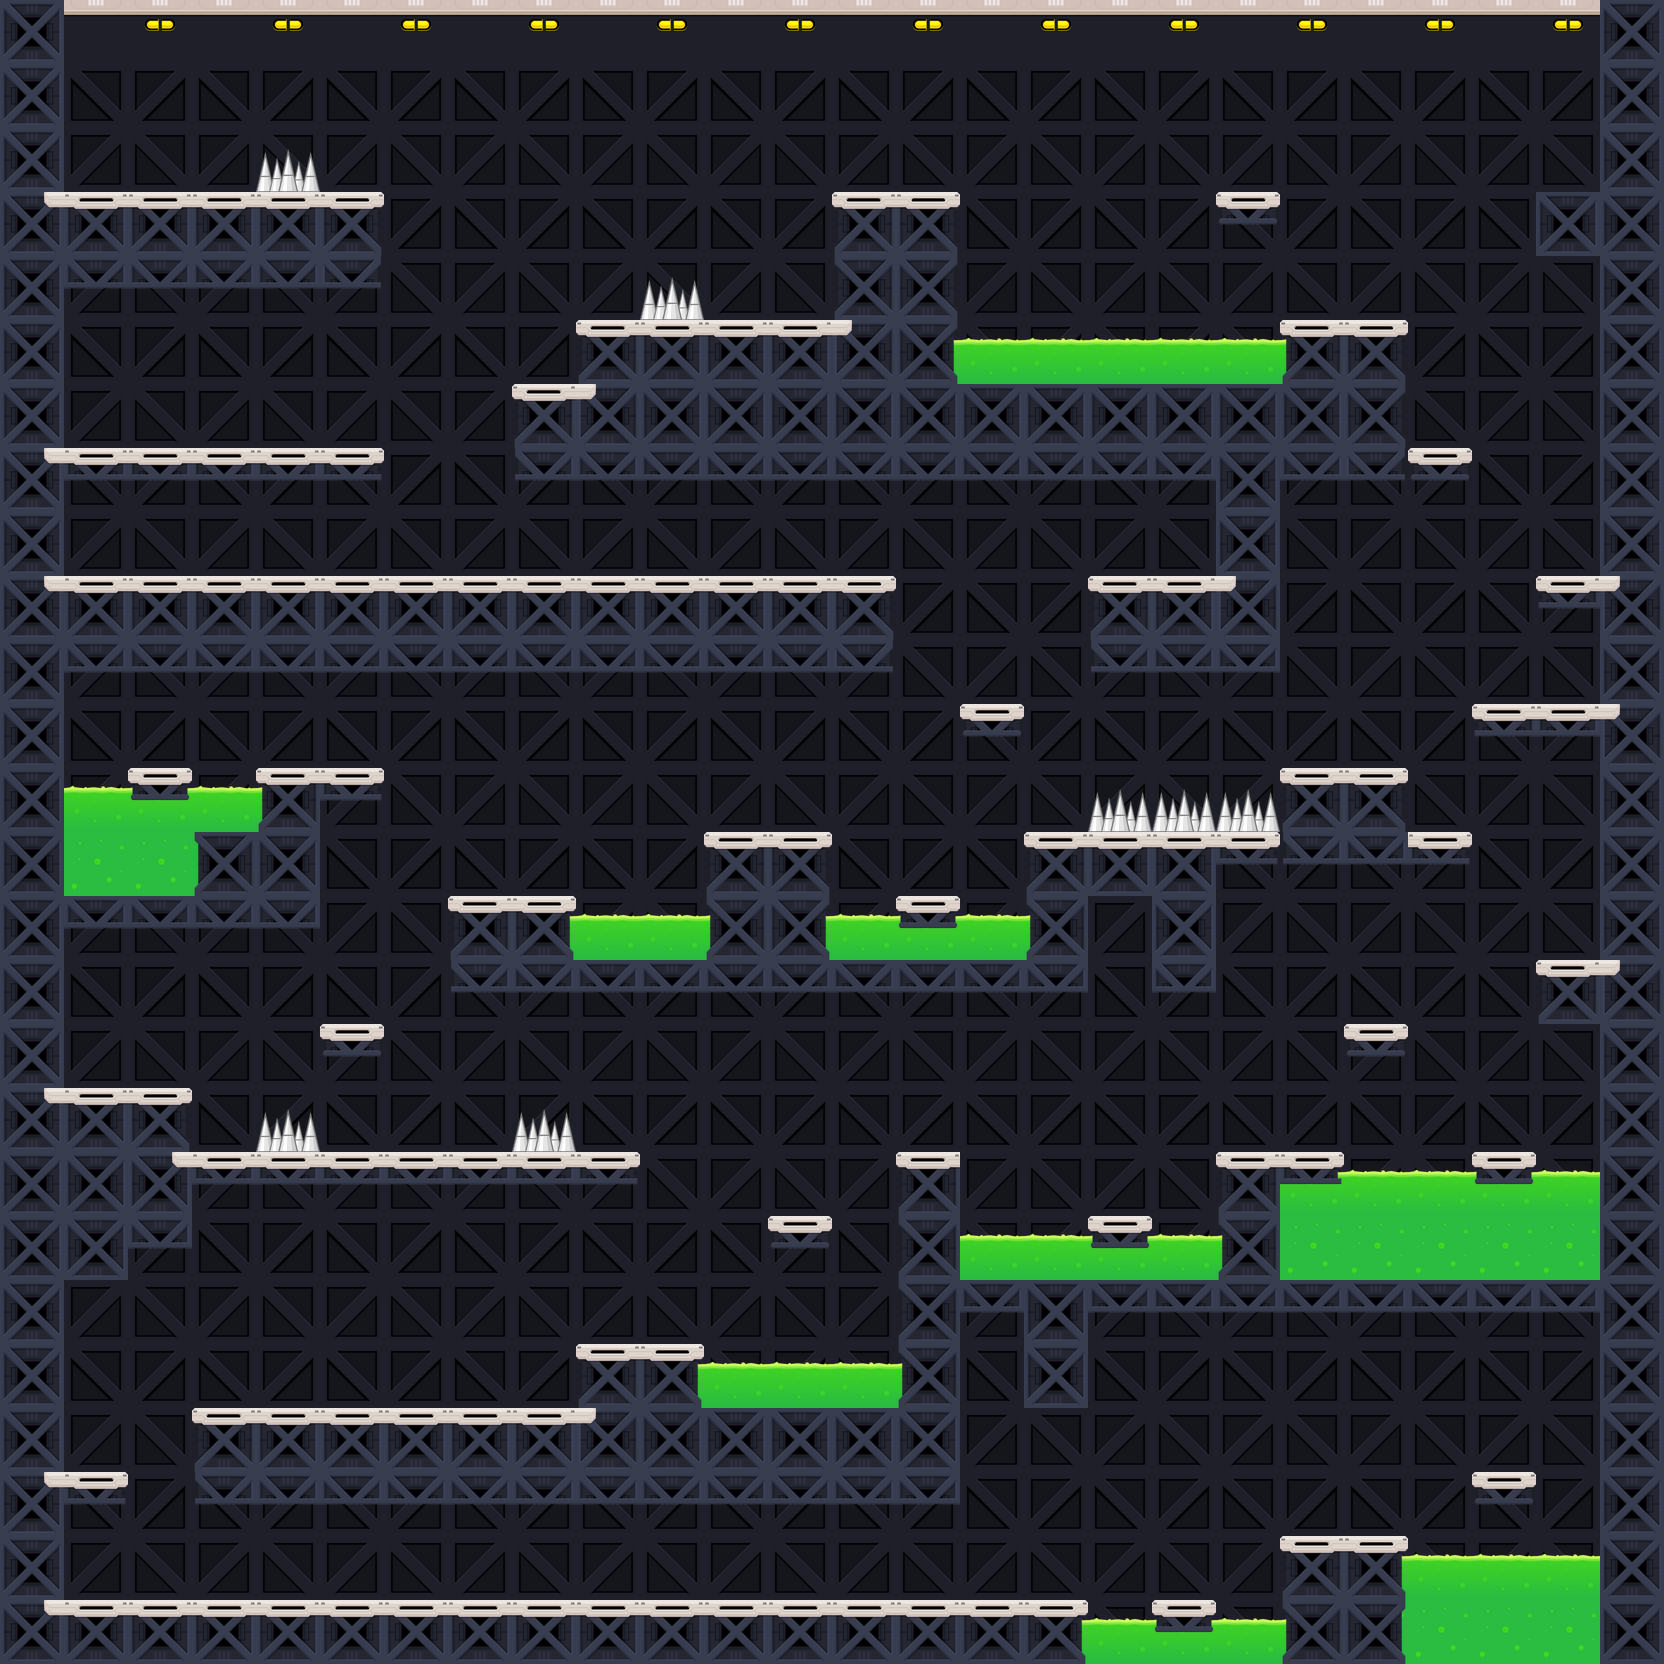

This game map was drawn from its Tiled (.tmx) file and the tilesets committed beside it. A one-line description and the trimmed map source follow:
An orthogonal 26x26 tile map with 64x64 px tiles, 3 tile layers (bg_layer, hazards_layer, tiles_layer) and 194 objects (68x ground, 50x coin, 10x acid, 8x zombie_limit, 6x health, ...).

<map version="1.4" tiledversion="1.4.3" orientation="orthogonal" renderorder="right-down" width="26" height="26" tilewidth="64" tileheight="64" infinite="0" nextlayerid="6" nextobjectid="1055">
 <tileset firstgid="1" source="tileset.tsx" />
 <layer id="1" name="bg_layer" width="26" height="26">
  <data>[676 cells, 676 non-empty, 9 distinct tile ids]</data>
 </layer>
 <layer id="2" name="hazards_layer" width="26" height="26">
  <data>[676 cells, 63 non-empty, 3 distinct tile ids]</data>
 </layer>
 <layer id="3" name="tiles_layer" width="26" height="26">
  <data>[676 cells, 219 non-empty, 15 distinct tile ids]</data>
 </layer>
 <objectgroup id="4" name="obstacles_layer">
  <object id="370" name="obstacle" type="ground" x="1600" y="1663" width="1" height="1536" rotation="90" />
  <object id="395" name="obstacle" type="ground" x="0" y="0" width="1664" />
  <object id="404" name="obstacle" type="ground" x="0" y="0" width="64" height="1664" />
  <object id="405" name="obstacle" type="ground" x="1600" y="0" width="64" height="1664" />
  <object id="471" name="door" type="disabled" x="80" y="108" width="47" height="84" />
  <object id="510" name="obstacle" type="ground" x="48" y="192" width="336" height="16" />
  <object id="511" name="obstacle" type="ground" x="48" y="448" width="336" height="16" />
  <object id="513" name="obstacle" type="ground" x="512" y="384" width="80" height="16" />
  <object id="517" name="obstacle" type="ground" x="1280" y="320" width="128" height="144" />
  <object id="521" name="obstacle" type="ground" x="1536" y="576" width="80" height="16" />
  <object id="522" name="obstacle" type="ground" x="1472" y="704" width="144" height="16" />
  <object id="523" name="obstacle" type="ground" x="1280" y="768" width="128" height="80" />
  <object id="524" name="obstacle" type="ground" x="1344" y="1024" width="64" height="16" />
  <object id="527" name="obstacle" type="ground" x="1216" y="1152" width="128" height="16" />
  <object id="532" name="obstacle" type="ground" x="192" y="1408" width="400" height="16" />
  <object id="535" name="obstacle" type="ground" x="896" y="1152" width="64" height="256" />
  <object id="557" name="obstacle" type="ground" x="192" y="832" width="80" height="16" />
  <object id="558" name="obstacle" type="ground" x="448" y="896" width="128" height="16" />
  <object id="559" name="obstacle" type="ground" x="576" y="960" width="464" />
  <object id="560" name="obstacle" type="ground" x="704" y="832" width="128" height="128" />
  <object id="561" name="obstacle" type="ground" x="896" y="896" width="64" height="16" />
  <object id="562" name="obstacle" type="ground" x="1024" y="832" width="272" height="16" />
  <object id="563" name="obstacle" type="ground" x="1216" y="384" width="64" height="208" />
  <object id="564" name="obstacle" type="ground" x="1088" y="576" width="192" height="16" />
  <object id="565" name="obstacle" type="ground" x="48" y="576" width="848" height="16" />
  <object id="567" name="obstacle" type="ground" x="832" y="192" width="128" height="144" />
  <object id="576" name="obstacle" type="ground" x="256" y="768" width="128" height="16" />
  <object id="603" name="coin" x="1120" y="544" width="20" height="20" />
  <object id="604" name="obstacle" type="ground" x="960" y="704" width="64" height="16" />
  <object id="617" name="coin" x="736" y="288" width="20" height="20" />
  <object id="618" name="coin" x="784" y="288" width="20" height="20" />
  <object id="631" name="coin" x="1360" y="240" width="20" height="20" />
  <object id="632" name="coin" x="1296" y="240" width="20" height="20" />
  <object id="633" name="coin" x="1328" y="240" width="20" height="20" />
  <object id="639" name="coin" x="1376" y="576" width="20" height="20" />
  <object id="640" name="coin" x="1408" y="576" width="20" height="20" />
  <object id="641" name="coin" x="1440" y="576" width="20" height="20" />
  <object id="651" name="coin" x="352" y="1104" width="20" height="20" />
  <object id="652" name="coin" x="400" y="1104" width="20" height="20" />
  <object id="653" name="coin" x="448" y="1104" width="20" height="20" />
  <object id="661" name="coin" x="928" y="1120" width="20" height="20" />
  <object id="663" name="coin" x="912" y="800" width="20" height="20" />
  <object id="681" name="obstacle" type="ground" x="1392" y="832" width="80" height="16" />
  <object id="709" name="obstacle" type="ground" x="1280" y="1536" width="128" height="128" />
  <object id="710" name="obstacle" type="ground" x="48" y="1600" width="1040" height="64" />
  <object id="711" name="obstacle" type="ground" x="1152" y="1600" width="64" height="16" />
  <object id="728" name="coin" x="1216" y="1120" width="20" height="20" />
  <object id="729" name="coin" x="1264" y="1120" width="20" height="20" />
  <object id="730" name="coin" x="1312" y="1120" width="20" height="20" />
  <object id="734" name="obstacle" type="ground" x="48" y="1088" width="144" height="80" />
  <object id="741" name="coin" x="929" y="1033" width="20" height="20" />
  <object id="742" name="coin" x="961" y="1033" width="20" height="20" />
  <object id="743" name="coin" x="993" y="1033" width="20" height="20" />
  <object id="761" name="coin" x="1280" y="1504" width="20" height="20" />
  <object id="764" name="obstacle" type="ground" x="320" y="1024" width="64" height="16" />
  <object id="786" name="health" x="80" y="416" width="22" height="22" />
  <object id="802" name="obstacle" type="ground" x="256" y="768" width="16" height="80" />
  <object id="813" name="obstacle" type="ground" x="1088" y="1216" width="64" height="16" />
  <object id="816" name="obstacle" type="ground" x="1536" y="960" width="80" height="16" />
  <object id="820" name="coin" x="336" y="992" width="20" height="20" />
  <object id="821" name="coin" x="736" y="1072" width="20" height="20" />
  <object id="822" name="coin" x="464" y="864" width="20" height="20" />
  <object id="834" name="health" x="208" y="1120" width="22" height="22" />
  <object id="835" name="health" x="1328" y="1504" width="22" height="22" />
  <object id="855" name="obstacle" type="zombie_limit" x="380" y="355" width="2" height="109" />
  <object id="869" name="obstacle" type="zombie_limit" x="892" y="483" width="2" height="109" />
  <object id="870" name="obstacle" type="ground" x="1280" y="448" width="192" height="16" />
  <object id="873" name="obstacle" type="ground" x="944" y="384" width="352" />
  <object id="888" name="obstacle" type="ground" x="1216" y="192" width="64" height="16" />
  <object id="892" name="obstacle" type="zombie_limit" x="194" y="1312" width="2" height="112" />
  <object id="898" name="obstacle" type="zombie_limit" x="1085" y="1504" width="2" height="112" />
  <object id="899" name="coin" x="384" y="1552" width="20" height="20" />
  <object id="900" name="coin" x="496" y="1552" width="20" height="20" />
  <object id="901" name="coin" x="608" y="1552" width="20" height="20" />
  <object id="902" name="coin" x="704" y="1552" width="20" height="20" />
  <object id="907" name="obstacle" type="ground" x="576" y="1344" width="128" height="16" />
  <object id="908" name="obstacle" type="ground" x="688" y="1360" width="16" height="48" />
  <object id="909" name="obstacle" type="ground" x="688" y="1408" width="224" />
  <object id="915" name="obstacle" type="ground" x="176" y="1152" width="464" height="16" />
  </objectgroup>
 <objectgroup id="5" name="hazard_objects_layer">
  <!-- 63 objects omitted --></objectgroup>
</map>
<!-- 115 of 194 objects omitted -->